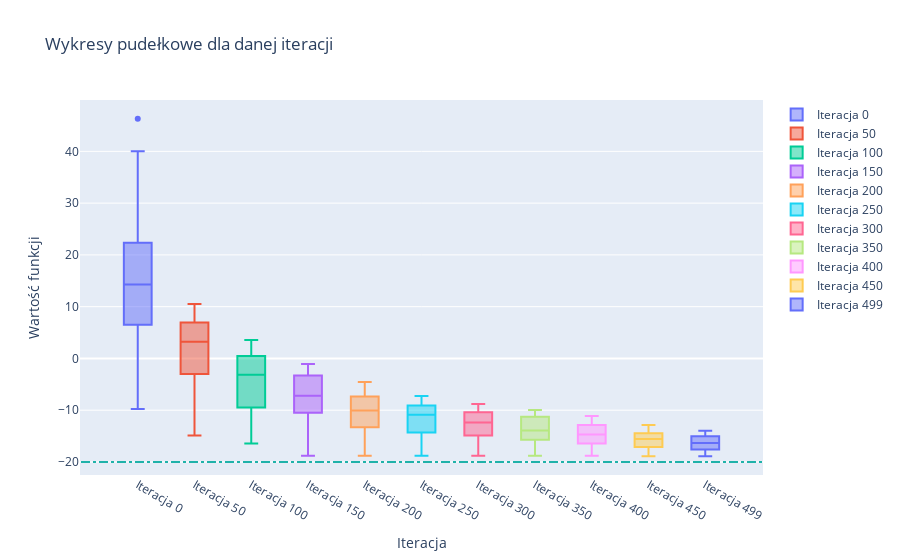

Notebook source saved alongside this figure:
### Code cell
# Box plot dla wszystkich iteracji
fig = go.Figure()

fig.update_layout(title='Wykresy pudełkowe dla danej iteracji', 
                  xaxis_title='Iteracja',
                  yaxis_title='Wartość funkcji',
                  )

fig.add_shape(
        # Line Horizontal
            type="line",
            x0=-1,
            y0=-20,
            x1=11,
            y1=-20,
            line=dict(
                color="LightSeaGreen",
                width=2,
                dash="dashdot",
            ),
    )

# fig.add_trace(go.Scatter(
#     x=[-1, 11],
#     y=[-20, -20],
#     mode='lines',
#     line = dict(width=2, dash='dash'),
#     name = 'Globalne miminum'
# ))

for acordeon_data in results:
    name = f'Iteracja {acordeon_data.iteration}'
    df = acordeon_data.df
    fig.add_trace(go.Box(y=df.iloc[:, -1], name=name))
    
fig.show()
